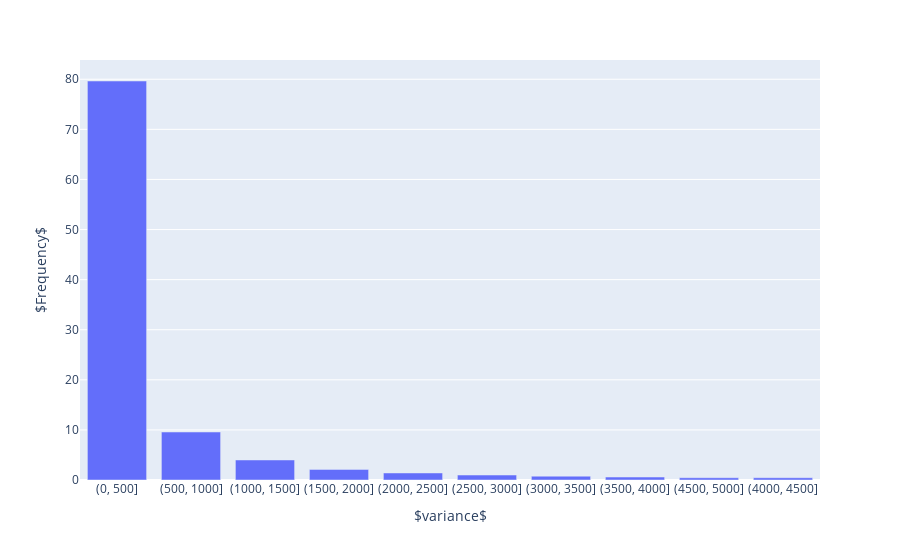

The notebook cell this image was saved under:
### Markdown cell above
## Legacy

### Code cell
block_freq = legacy[['variance_category']].value_counts(normalize=True).rename_axis('variance_category').reset_index(name='freq')
block_freq["freq"] *= 100
px.bar(
    block_freq, x="variance_category", y="freq", labels={"blk no.": " $#blocks after l$ ", "variance_category": " $variance$ ", "freq": "$Frequency$"},

)

### Figure 1 — Plotly figure (JSON) as saved in the notebook; plotly's stock layout.template omitted (floating-point values rounded to 4 significant figures)
{"data": [{"alignmentgroup": "True", "hovertemplate": " $variance$ =%{x}<br>$Frequency$=%{y}<extra></extra>", "legendgroup": "", "marker": {"color": "#636efa"}, "name": "", "offsetgroup": "", "orientation": "v", "showlegend": false, "textposition": "auto", "type": "bar", "x": ["(0, 500]", "(500, 1000]", "(1000, 1500]", "(1500, 2000]", "(2000, 2500]", "(2500, 3000]", "(3000, 3500]", "(3500, 4000]", "(4500, 5000]", "(4000, 4500]"], "xaxis": "x", "y": [79.65, 9.581, 3.997, 2.115, 1.405, 0.9937, 0.7661, 0.5897, 0.4498, 0.4488], "yaxis": "y"}], "layout": {"autosize": true, "barmode": "relative", "legend": {"tracegroupgap": 0}, "margin": {"t": 60}, "xaxis": {"anchor": "y", "autorange": true, "domain": [0, 1], "range": [-0.5, 9.5], "title": {"text": " $variance$ "}, "type": "category"}, "yaxis": {"anchor": "x", "autorange": true, "domain": [0, 1], "range": [0, 83.85], "title": {"text": "$Frequency$"}, "type": "linear"}}}
